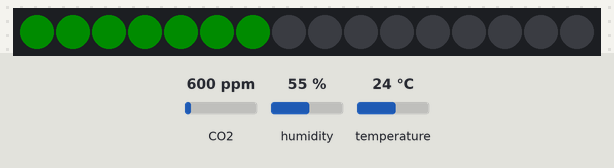
Bench run of a sketch on a simulated Arduino Nano, built for the host (arithmetic inside an expression is 32-bit, double 64-bit). On the bench: 16 RGB LEDs in strip order, left to right. The inputs (shaded band) are chosen by the test bench; at power-on: CO2 600 ppm, humidity 55 %, temperature 24 °C. Dim RGB values are drawn brighter than linear; what the sketch prints to the serial monitor is not drawn.

Above: at 17.2 s.
17.3 s: CO2 set to 1050 ppm
At 18.6 s:
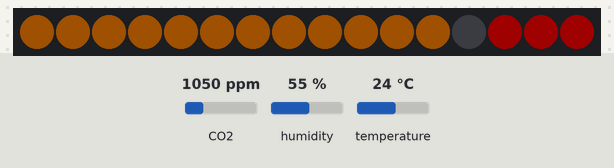
19.0 s: CO2 set to 874 ppm
At 19.4 s:
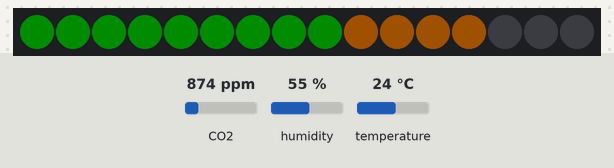
22.0 s: CO2 set to 1700 ppm
At 22.5 s:
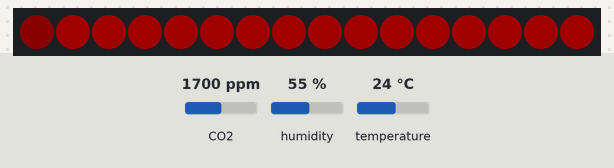
23.5 s: CO2 set to 1050 ppm
At 23.8 s:
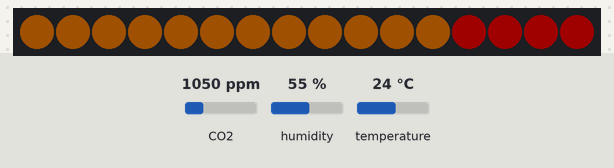
25.0 s: CO2 set to 2350 ppm
At 26.4 s:
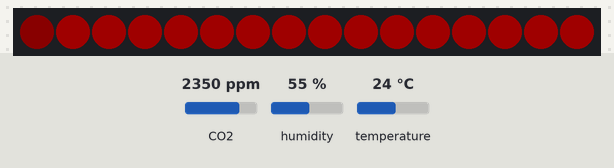
Timing chart, 0 to 27.5 s (numbered marks = the images above; inputs shaded):
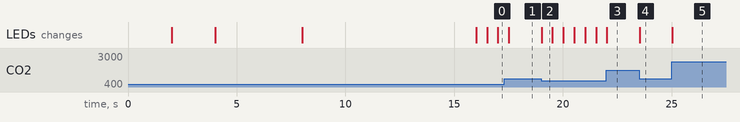

Measured:
- after the input at 17.3 s, the LEDs: change after 0.21 s (image 1)
- after the input at 19.0 s, the LEDs: change at once (image 2)
- after the input at 22.0 s, the LEDs: change at once (image 3)
- after the input at 23.5 s, the LEDs: change at once (image 4)
- after the input at 25.0 s, the LEDs: change at once (image 5)

The sketch:

CO2-Meassure_V0.65.ino
```cpp
// (licence header left out)
/* n.b. With activated OLED-Display the Arduino hangs up. Only a hard reset by pulling the power cable will help.
        Without an attached OLED-Display the CO2-Raumluftwaechter works mostly without any flaws and doesn't crash over days.  */

#include <Arduino.h>
#include <Wire.h>
#include "SparkFun_SCD30_Arduino_Library.h" //Click here to get the library: http://librarymanager/All#SparkFun_SCD30
#include <U8x8lib.h>
#include <RTC.h>
#include <SPI.h>
#include <SD.h>
#include <FastLED.h>


// change this to match your SD shield or module;
const int chipSelect = 10;

// Options remove comment for different behavior of the CO2-Raumluftwaechter

//#define SOP       // serial output (SerialOutPut, if != 0 the ON else OFF
//#define RTCE      // RealTimeClock enable
//#define OLED      // OLED enable
//#define OLEDR     // OLED refresh: only required for SSD1606/7
//#define SDCARD    // SDCARD enable
//#define DEBUG     // enables debug mode by using extensive serial monitor
//#define NOC       // no calibration / autocalibration is disabled
#define DEVNO     // show device number

#define CO2VERSION  "CO2-Raumluftwaecher V"
#define MAINVERSION 0     // main version number: will be shown on LED D1 as colour code [blue(b) = 0; rg = 1; rb = 2; gb = 3; else: black]
#define SUBVERSION  65    // version number for displaying over LED ring [1..99]
#define DEVICE_NO   28     // device number for better administration of different installed sensors [1..x]
#define CO2OFFSET   40     // if necessary you can add here an offset for meassured co2 values
#define PTRS        3     // number of single meassured CO2 values for averaging
#define LED_PIN     3     // Arduino pin no. for LED
#define NUM_LEDS    16    // number of the used LEDs in the design

SCD30 airSensor;          // declare air sensor SCD30

CRGB leds[NUM_LEDS];      // declare array of LEDs

#ifdef OLED   // OLED Display supported so far
//U8X8_SH1106_128X64_NONAME_HW_I2C u8x8(/* reset=*/ U8X8_PIN_NONE);
U8X8_SSD1306_128X64_NONAME_HW_I2C u8x8(/* reset=*/ U8X8_PIN_NONE);
//U8X8_SSD1306_128X64_NONAME_SW_I2C u8x8(/* clock=*/ SCL, /* data=*/ SDA, /* reset=*/ U8X8_PIN_NONE);   // OLEDs without Reset of the Display
#endif


const int lum = 1;      // declare const brightness (luminosity) level 1 (dark) to 8 (bright); 1 is for the most cases suitable
int aval = 0;           // average CO2 value
int oldco2level = 0, co2level = 0;    //CO2 levels actual and old one
#if (defined RTCE) || (defined OLED)
int cday, cmonth, cyear;              // declare day, month and year for RTC
static DS3231 RTC;                    // declare RTC
#endif
String fname = "";                    // declare filename
int timer, heartbeat = 0;             // declare variables for timer (time counter between two meassured CO2 values) and heartbeat counter


/***********************************************************************
 *                          setup                                      *
 ***********************************************************************/
void setup( void)
{
int i, j;

  #if ( defined SOP) || ( defined DEBUG)  // set up serial connection 115200 Baud
  Serial.begin(115200);
  Serial.print(F(CO2VERSION));
  Serial.print(MAINVERSION);
  Serial.print(F("."));
  Serial.println(SUBVERSION);
  Serial.print(F("CO2-Offset: "));
  Serial.println(CO2OFFSET);

//  #if ( defined SOP) || ( defined DEBUG)  // set up serial connection 115200 Baud
 #endif

  #ifdef SDCARD // see if the card is present and can be initialized:
  #if ( defined  SOP) || ( defined DEBUG)
  Serial.print(F("Initializing SD card..."));
  #endif // SOP || DEBUG

  #ifdef DEBUG
  Serial.println(F("SD.begin"));
  #endif

  if (!SD.begin(chipSelect)) {
    #if ( defined SOP) || ( defined DEBUG)
    Serial.println(F("Card failed, or not present"));
    #endif

    // don't do anything more:
    while (1)
      ;
  }

  #ifdef SOP
  Serial.println(F("card initialized."));
  #endif
  #endif  //SDCARD

  #ifdef RTCE
  RTC.begin();      // initialize RTC

  DateTime A1, A2;  //

  #ifdef SOP
  Serial.println();
  Serial.println(F("*** RTC 3231 ***"));
  Serial.print(F("Is Clock Running : "));
  #endif

  if ( RTC.isRunning()) {
    #ifdef SOP
    Serial.println(F("Yes"));
    #endif
  } else {
    #ifdef SOP
    Serial.println(F("No. Time may be Inaccurate"));
    #endif

    RTC.startClock();
  }
  #endif  //RTCE

  #if (defined SOP) && (defined RTCE)
  Serial.print("Hour Mode :");
  if (RTC.getHourMode() == CLOCK_H12)
    Serial.println("12 Hours");
  else
    Serial.println("24 Hours");
  #endif

  #ifdef RTCE
  cday = RTC.getDay();
  cmonth = RTC.getMonth();
  cyear = RTC.getYear();
  cyear -= 2000;
  #elif ( defined OLED)
  cday = 6;
  cmonth = 9;
  cyear = 19;
  #endif

  #if ( defined SDCARD) && ( defined RTCE)
  fname += String(cyear);
  fname += String(cmonth);
  fname += String(cday);
  #else
  fname += String(20);
  fname += String(10);
  fname += String(01);
  #endif

  // init all LEDs
  FastLED.addLeds<WS2812, LED_PIN, GRB>(leds, NUM_LEDS);

  // show on all LEDs white: test for all LEDs
  for( i = 0; i < 16; i++) {
    leds[i] = CRGB(lum, lum, lum);
    //leds[trans[i]] = CRGB(0, 0, 0);
  }
  FastLED.show();

  delay(2000);      // wait 2 seconds

  // show device number
  #ifdef DEVNO
  j = DEVICE_NO;
  for( i = 0; i < 16; i++) {
    if( j & 1) {
      leds[i] = CRGB( lum, lum, lum);
    } else {
      leds[i] = CRGB(0, 0, 0);
    }
    j = j >> 1;
  }
  FastLED.show();

  delay(2000);      // wait 2 seconds before version number and correctin value is shown
  #endif

  // main version number is shown on leds[0] = D1: blue(b) = 0; rg = 1; rb = 2; gb = 3; else: black
  switch ( MAINVERSION) {
    case 0: leds[0] = CRGB( 0, 0, lum); break;    // main version number: 0 blue (b)
    case 1: leds[0] = CRGB( lum, lum, 0); break;  // main version number: 0 red green: yellow (rg)
    case 2: leds[0] = CRGB( lum, 0, lum); break;    // main version number: 0 red blue: violet (rb)
    case 3: leds[0] = CRGB( 0, lum, lum); break;    // main version number: 0 green blue: cyan blue (gb)
    default: leds[0] = CRGB( 0, 0, 0); break;   // main version number: unknown - black
  }


  // show sub version number leds[1 to 7] in white D2-7
  j = SUBVERSION;
  for( i = 1; i < 8; i++) {
    if( j & 1) {
      leds[i] = CRGB(lum, lum, lum);
    } else {
      leds[i] = CRGB(0, 0, 0);
    }
    j = j >> 1;
  }
//  for( i = 1; i < 8; i++) {
//    if( vc[i] > 0 ) {
//      leds[i] = CRGB(lum, lum, lum);
//    } else {
//      leds[i] = CRGB(0, 0, 0);
//    }
//  }

  // show correction value on leds[8 to 15] negative in red and positive in green D9-D16 starting with Bit 1 and not 0
  j = abs( CO2OFFSET);
  for( i = 8; i < 16; i++) {
     j = j >> 1;
    if( j & 1 ) {
      if( CO2OFFSET > 0) {
        leds[i] = CRGB(0, lum, 0);
      } else {
        leds[i] = CRGB(lum, 0, 0);
      }
    } else {
      leds[i] = CRGB(0, 0, 0);
    }
  }

//  for( i = 8; i < 16; i++) {
//    if( CO2OFFSET > 0) {
//      if( vc[i] > 0 ) {
//        leds[i] = CRGB(0, lum, 0);
//      } else {
//        leds[i] = CRGB(0, 0, 0);
//      }
//    } else {
//      if( vc[i] > 0 ) {
//        leds[i] = CRGB(lum, 0, 0);
//      } else {
//        leds[i] = CRGB(0, 0, 0);
//      }
//    }
//  }
  FastLED.show();


  delay(4000);      // wait 2 seconds before init of CO2 sensor

  // clear all LEDs
   for( i = 0; i < 16; i++) {
    leds[i] = CRGB(0, 0, 0);
    //leds[trans[i]] = CRGB(0, 0, 0);
  }
  FastLED.show();

  Serial.println(F("Sensor Init"));

  Wire.begin();
  Wire.setClock(100000L);
  timer = 0;

  do{
     if (airSensor.begin() == false) {
//     if (airSensor.begin( Wire, false) == false) {
      #ifdef SOP
      Serial.println(F("Air sensor not detected. Please check wiring."));
      #endif

      if( timer >= 3) {
        for( i = 1; i < 16; i+=2) {
          leds[i] = CRGB(32*lum, 0, 0);
          leds[i+1] = CRGB(32*lum, 0, 0);
        }
        FastLED.show();
        #ifdef SOP
        Serial.println(F(" Freezing..."));
        #endif
        while (1)
          ;
      }
    }
    timer++;
    delay(2000);
  } while ( timer < 4);

  timer = 0;

  leds[0] = CRGB(0, 12*lum, 0);     //CRGB(0, 6*lum, 0);
  for( i = 1; i < 16; i++) {
    leds[i] = CRGB(0, 0, 0);
  }
  FastLED.show();

  oldco2level = 0;
  co2level = 0;   // 0 to 8


  //The SCD30 has data ready every two seconds
  airSensor.setMeasurementInterval(4); //Change number of seconds between measurements: 2 to 1800 (30 minutes)

  //My desk is ~1600m above sealevel
  airSensor.setAltitudeCompensation(104); //Set altitude of the sensor in m

  //Pressure in Boulder, CO is 24.65inHg or 834.74mBar
  //airSensor.setAmbientPressure(1020); //Current ambient pressure in mBar: 700 to 1200


  #ifdef SOP
  float offset = airSensor.getTemperatureOffset();
  Serial.print(F("Current temp offset: "));
  Serial.print(offset, 2);
  Serial.println(F("C"));
  #endif

  airSensor.setTemperatureOffset( 3.2); //Optionally we can set temperature offset to 5°C

//  FastLED.addLeds<WS2812, LED_PIN, GRB>(leds, NUM_LEDS);

  #ifdef OLED
  u8x8.begin();
  u8x8.setPowerSave(0);
  u8x8.setFont(u8x8_font_chroma48medium8_r);

  u8x8.setCursor( 0, 0);
  u8x8.print(F("CO2 [ppm]: "));
  u8x8.setCursor( 0, 2);
  u8x8.print(F("feucht.[%]: "));
  u8x8.setCursor( 0, 4);
  u8x8.print(F("temp [C]: "));
  #endif //OLED
}


/***********************************************************************
 *                          setlevel                                   *
 ***********************************************************************/
int setlevel(int co2val) {
static int vals[3] = { 0, 0, 0}, lastgood = 0, meanval = 0, valptr = 0, i;

  co2val += CO2OFFSET;  // add offset value to the measured CO2 value

  // for the first start last known good value is zero:
  //
  if( lastgood == 0) {  //set up array and last known good value
    lastgood = co2val;  // set the actual CO2 value to the last known good
    for( i = 1; i < PTRS; i++) { // fill array with the first measured value
      vals[i] = co2val;
    }
  }

  // If the CO2 concentration in the air is unreasonble:
  //
  if ( (co2val > 4000) || ( co2val < 0)) {   // set the definded use lastgood value
    vals[valptr] = lastgood;
  } else {
     vals[valptr] = co2val;
  }
  valptr++;

  if( valptr == PTRS) {
    valptr = 0;
  }

  meanval = 0;
  for( i = 0; i < PTRS; i++) {
    meanval += vals[i];
  }
  meanval = meanval / PTRS;

  if( meanval < 400) {
   return ( int) 0;
  } else if( co2val < 500) {
   return ( int) 1;
  } else if( co2val < 600) {
   return ( int) 2;
  } else if( co2val < 700) {
   return ( int) 3;
  } else if( co2val < 800) {
   return ( int) 4;
  } else if( co2val < 900) {
   return ( int) 5;
  } else if( co2val < 1000) {
   return ( int) 6;
  } else if( co2val < 1100) {
   return ( int) 7;
  } else return ( int) 8;
}


/***********************************************************************
 *                          visualize                                  *
 ***********************************************************************/
void visualize( int level) {
int g, o, r, i;                    // variables for green, orange, red and i as a loop counter
static int oldlevel = 0, led0 = 0; // the old CO2 level and heart beat of LED 0 should variables should be kept for the next function call

  if( level != oldlevel) {         // if CO2 level has been change then determine which LED should light up and colour
    switch( level) {
      case 0:  g = 0;  o = 0;   r = -1;  break;
      case 1:  g = 2;  o = 0;   r = -1;  break;
      case 2:  g = 4;  o = 0;   r = -1;  break;
      case 3:  g = 6;  o = 0;   r = -1;  break;
      case 4:  g = 8;  o = 0;   r = -1;  break;
      case 5:  g = 8;  o = 2;   r = -1;  break;
      case 6:  g = 8;  o = 4;   r = -1;  break;
      case 7:  g = -1; o = 12;  r = 2;  break;
      default: g = -1; o = -1;  r = 15; break;
    }

    if( g != -1) {
      led0 = 0;
      for( i = 0; i <= g; i++) {
        if( i == 0) {
          if( heartbeat != 0) {
            leds[i] = CRGB( 0, 2*lum, 0);  //CRGB( 0, 12*lum, 0);
          } else {
            leds[i] = CRGB( 0, 12*lum, 0);  //CRGB( 0, 12*lum, 0)
          }
        } else {
          leds[i] = CRGB( 0, 12*lum, 0);  //CRGB( 0, 12*lum, 0);
        }
      }
      for(  i = (g + o + 1); i <= 15; i ++) {
        leds[i] = CRGB( 0, 0, 0);
      }
    }

    if( o != -1)
      if( g == -1) {
        led0 = 1;
      }
      for( i = (g + 1); i <= (g + o); i++) {
        if( i == 0) {
          if( heartbeat == 0) {
            leds[i] = CRGB( 10*lum, 4*lum, 0); //CRGB( 32*lum, 16*lum, 0);
          } else {
            leds[i] = CRGB( 32*lum, 16*lum, 0); //CRGB( 32*lum, 16*lum, 0);
          }
        } else {
          leds[i] = CRGB( 32*lum, 16*lum, 0); //CRGB( 32*lum, 16*lum, 0);
        }
      }

    if( r != -1)
      led0 = 2;
      for( i = (o + 1); i <= (o + r + 1); i++) {
        if( i == 0) {
          if( heartbeat == 0) {
            leds[i] = CRGB( 10*lum, 0, 0); //CRGB( 32*lum, 16*lum, 0);
          } else {
            leds[i] = CRGB( 32*lum, 0, 0); //CRGB( 32*lum, 16*lum, 0);
          }
        } else {
          leds[i] = CRGB( 32*lum, 0, 0); //CRGB( 32*lum, 16*lum, 0);
        }
      }

    oldlevel = level;

  } else if ( led0 == 0) {
    if( heartbeat != 0) {
      leds[0] = CRGB( 0, 2*lum, 0);  //CRGB( 0, 12*lum, 0);
    } else {
      leds[0] = CRGB( 0, 12*lum, 0);  //CRGB( 0, 12*lum, 0)
    }
  } else if ( led0 == 1) {
    if( heartbeat == 0) {
      leds[0] = CRGB( 10*lum, 4*lum, 0); //CRGB( 32*lum, 16*lum, 0);
    } else {
      leds[0] = CRGB( 32*lum, 16*lum, 0); //CRGB( 32*lum, 16*lum, 0);
    }
  } else if ( led0 == 2) {
    if( heartbeat == 0) {
      leds[i] = CRGB( 10*lum, 0, 0); //CRGB( 32*lum, 16*lum, 0);
    } else {
      leds[i] = CRGB( 32*lum, 0, 0); //CRGB( 32*lum, 16*lum, 0);
    }
  }

  FastLED.show();
}


/***********************************************************************
 *                          loop                                       *
 ***********************************************************************/
void loop( void)
{
String dataString = "";
int co2, cut;
#ifdef RTCE
int newday, chours, cmin, csec;
#endif //RTCE
float hum, temp;

  #ifdef DEBUG
  Serial.print(F("Loop: HB:"));
  Serial.print(heartbeat);
  Serial.print(F(" Start, "));
  #endif //DEBUG


  #ifdef RTCE
  #ifdef DEBUG
  Serial.print(F("RTC, "));
  #endif //DEBUG

  newday = RTC.getDay();

  if( newday != cday) {
    cday = newday;
    cmonth = RTC.getMonth();
    cyear = RTC.getYear();
    cyear -= 2000;
    fname = String(cyear);
    fname += String(cmonth);
    fname += String(cday);
  }
  #else //RTC
  fname += String(20);
  fname += String(0);
  fname += String(9);
  fname += String(31);
  #endif

  #ifdef DEBUG
  Serial.print(F("CO2S, "));
  #endif

  if( airSensor.dataAvailable()) {
    if ( timer < 5) {
      //The SCD30 should have data ready every four seconds. If the time interval is not correct between two messurements then set the measurement interval back to 4 seconds.
      airSensor.setMeasurementInterval(4); //Change number of seconds between measurements: 2 to 1800 (30 minutes)
    }

    #ifdef DEBUG
    Serial.print(F("NCO2, "));
    #endif //DEBUG

    co2 = airSensor.getCO2();

    #ifdef DEBUG
    Serial.print(F("GTem, "));
    #endif //DEBUG

    temp = airSensor.getTemperature();
    temp *=10;
    cut = temp;
    temp = cut;
    temp /= 10;
    if( ( temp < 0.0) || ( temp > 42.0)) {
      temp = 41.9;
    }

    #ifdef DEBUG
    Serial.print(F("GHum, "));
    #endif //DEBUG

    hum = airSensor.getHumidity();
    hum *= 10;
    cut = hum;
    hum = cut;
    hum /= 10;
    if( ( hum < 0.0) || ( hum > 100.0)) {
      hum = 99.9;
    }

    #ifdef SOP
    Serial.print(F("co2(ppm):"));
    Serial.print(co2);

    Serial.print(F(" temp(C):"));
    Serial.print(temp, 1);

    Serial.print(F(" humidity(%):"));
    Serial.print(hum, 1);
    Serial.println();
    #endif SOP

    #ifdef DEBUG
    Serial.print(F("SLev, "));
    #endif //DEBUG

    co2level = setlevel( co2);


    #ifdef DEBUG
    Serial.print(F("Visu, "));
    #endif //DEBUG

    visualize( co2level);


//    if( co2level != oldco2level) {
//      oldco2level = co2level;
//      visualize( co2level);
//    }


    #ifdef OLED

    #ifdef DEBUG
    Serial.print(F("OLED0"));
    #endif //DEBUG

//    u8x8.setCursor( 0, 0);
//    u8x8.print(F("CO2 [ppm]: "));
//    u8x8.setCursor( 0, 2);
//    u8x8.print(F("feucht.[%]: "));
//    u8x8.setCursor( 0, 4);
//    u8x8.print(F("temp [C]: "));

    #ifdef DEBUG
    Serial.print(F(",1"));
    #endif //DEBUG
    u8x8.setCursor( 11, 0);

    if( co2 < 1000) {
      #ifdef DEBUG
      Serial.print(F("a"));
      #endif //DEBUG
      u8x8.print(F(" "));
    }

    #ifdef DEBUG
    Serial.print(F("2"));
    #endif //DEBUG
    u8x8.print(co2);


//    #ifdef DEBUG
//    Serial.print(F("3"));
//    #endif //DEBUG
//    u8x8.setCursor( 0, 2);
//
//    #ifdef DEBUG
//    Serial.print(F("4"));
//    #endif //DEBUG
//    u8x8.print(F("feucht.[%]: "));

    #ifdef DEBUG
    Serial.print(F("3"));
    #endif //DEBUG
    u8x8.setCursor( 12, 2);

    #ifdef DEBUG
    Serial.print(F("4"));
    #endif //DEBUG
    u8x8.print( hum, 1);

    #ifdef DEBUG
    Serial.print(F("5"));
    #endif //DEBUG
    u8x8.setCursor( 10, 4);

    #ifdef DEBUG
    Serial.print(F("6, "));
    #endif //DEBUG
    u8x8.print( temp, 1);

    #ifdef DEBUG
    Serial.print(F("ODT, "));   //OLED Date Time
    #endif //DEBUG
    u8x8.setCursor(0,6);
    u8x8.print(F("Date: "));
    u8x8.print(cday);
    u8x8.print(F("."));
    u8x8.print(cmonth);
    u8x8.print(F("."));
    u8x8.print( cyear);

    u8x8.setCursor(0,7);
    u8x8.print(F("Time: "));
    u8x8.print(F("        "));
    u8x8.setCursor(6,7);
    #endif //OLED

    #ifdef RTCE
    #ifdef DEBUG
    Serial.print(F("GRTC, "));
    #endif //DEBUG

    chours = RTC.getHours();
    #ifdef OLED
    u8x8.print(chours);
    u8x8.print(F(":"));
    #endif //OLED
    cmin = RTC.getMinutes();
    #ifdef OLED
    u8x8.print(cmin);
    u8x8.print(F(":"));
    #endif //OLED
    csec = RTC.getSeconds();
    #ifdef OLED
    u8x8.print(csec);
    #endif //OLED
    #elif (defined OLED)  //endif RTC else OLED
    u8x8.print(10); //hours
    u8x8.print(F(":"));
    u8x8.print(11); //minutes
    u8x8.print(F(":"));
    u8x8.print(12); //seconds
    #endif //OLED

    #ifdef SDCARD
    dataString = String(chours) + ":" + String(cmin) + ":" + String(csec)+ ", " + String(co2) + ", " + String(temp) + ", " + String(hum);

    File dataFile = SD.open(fname, FILE_WRITE);
    if (dataFile) {
      dataFile.println(dataString);
      dataFile.close();
      // print to the serial port too:
      #ifdef SOP
      Serial.println(dataString);
      #endif //SOP
    }
    // if the file isn't open, pop up an error:
    else {
      #ifdef SOP
      Serial.println(F("error opening datalog.txt"));
      #endif //SOP
    }
    #endif //SDCARD

    timer = 0;

    #ifdef DEBUG
    Serial.print(F("OLHB, "));
    #endif //DEBUG

    #ifdef OLED
    u8x8.setCursor(15,7);
    #endif //OLED

    if( heartbeat == 0) {
      #ifdef OLED
      u8x8.setInverseFont(0);
      #endif //OLED
      heartbeat++;
    } else {
      #ifdef OLED
      u8x8.setInverseFont(1);
      #endif //OLED
      heartbeat = 0;
    }

    #ifdef OLED
    u8x8.print(F(" "));
    u8x8.setInverseFont(0);
    #endif //OLED

  } else {
    #ifdef DEBUG
    Serial.print(F("Timer, "));
    #endif //DEBUG

    timer++;
    if(timer >= 8) {
      #ifdef SOP
      Serial.println(F("Waiting over 4 seconds for new data"));
      #endif //SOP
      timer = 0;
    }
  }

  #ifdef OLEDR
  #ifdef DEBUG
  Serial.print(F("OLEDR, "));
  #endif //DEBUG

  u8x8.refreshDisplay();    // only required for SSD1606/7
  #endif //OLEDR

  delay(500);

  #ifdef DEBUG
  Serial.println(F("."));
  #endif //DEBUG

}
```
